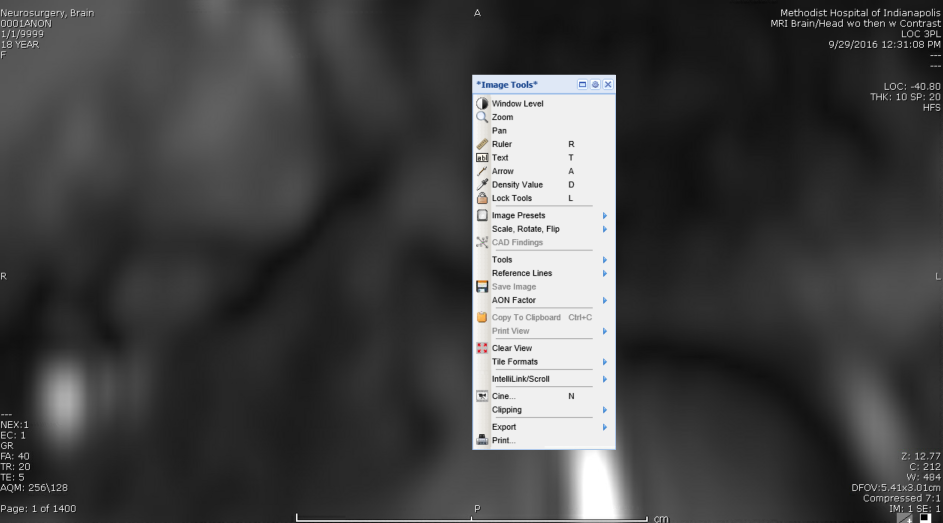
#> input picture Naveen/Backup/before.png, 1886 x 1046 px (shown at 1/2 size)
$ python sample.py   (Python 2 division)
#> lines starting #> are read from the running program, lines starting #| are printed output that depends on the picture; after the words box and inside, x2 and y2 are one past the last pixel; in counts of white or black regions, pixels touching at a corner belong together; long printed decimals are rounded
import cv2
import numpy as np
import os, sys, time
import matplotlib.pyplot as plt
from scipy.signal import medfilt
import math

"""
	Input Arguments:
		before, after: path to the image before right click, and after right click OR
		before, after: numpy image before right click, and after right click
		thresholds: tuple (x_thresh, y_thresh). thresholds in both x and y directions
		draw: True, display the bounding box. False, do not display
	Output Arguments:
		(x1, y1, x2, y2): where x1, y1 are top left corner and x2, y2 are bottom right corner
"""
def get_bbox(before, after, thresholds = None, draw = False, num_bins=20):
#> called with before = 'before.png', after = 'after.png', draw = True, num_bins = 20
	if (type(before) != type(after)):
		return ValueError('before and after should have same type')
	if (isinstance(before, str)):
		if (not os.path.isfile(before)):
			sys.exit(before + ' does NOT exist')
		if (not os.path.isfile(after)):
			sys.exit(after + ' does NOT exist')
		before = cv2.imread(before)
#> before is the input picture: shape (1046, 1886, 3); mean B, G, R 69.9, 69.8, 69.7
		after = cv2.imread(after)
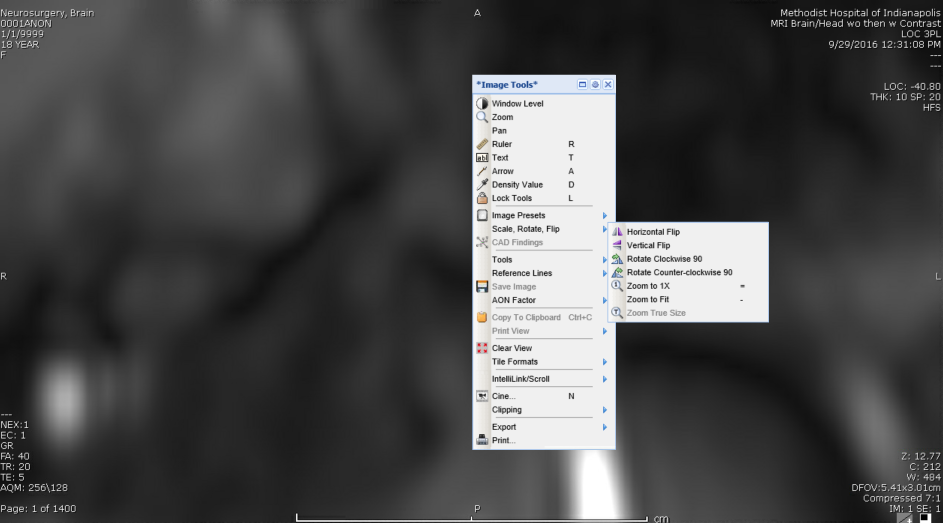
#> input picture Naveen/Backup/after.png, 1886 x 1046 px (shown at 1/2 size)
#> after is the input picture: shape (1046, 1886, 3); mean B, G, R 75.8, 75.6, 75.5
	elif (isinstance(before, np.ndarray)):
		assert before.ndim == 3 and after.ndim == 3, 'before and after needs to be rgb arrays'
		assert (before.shape[0] == after.shape[0]) and (before.shape[1] == after.shape[1]),\
			 'before and after arrays should be of same dimension'
	###########################
	#### Tuning Params ########
	noise_percentage = 0.25
	percentage_bins_for_mean = 0.5
	##########################

	noise_index = int(num_bins*noise_percentage)
	remaining_mean = int(math.ceil((num_bins - noise_index)*percentage_bins_for_mean))
	dif = cv2.cvtColor(np.uint8(np.abs(after - before)), cv2.COLOR_BGR2GRAY)
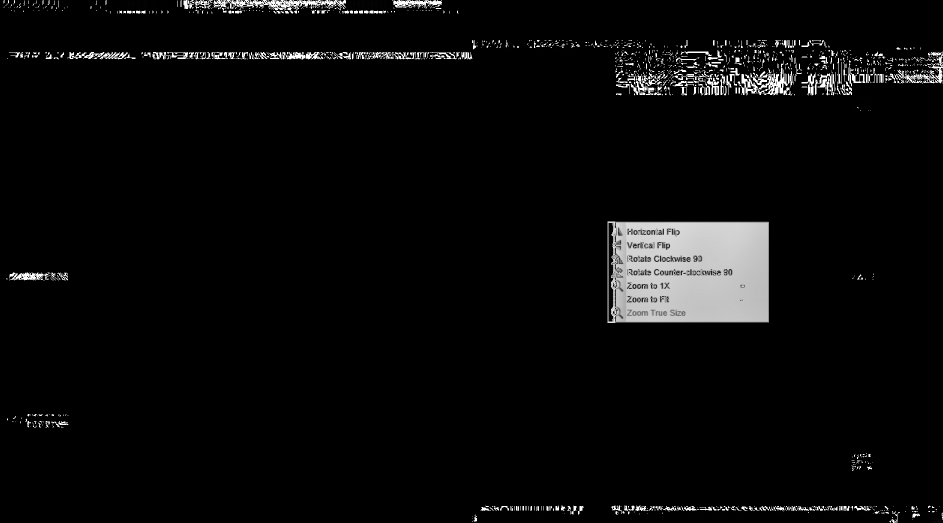
#> dif: shape (1046, 1886) (shown at 1/2 size); min 0, max 255, mean 10.3
	# _, dif = cv2.threshold(dif,127,255,0)

	x_sum = np.mean(dif, axis = 0)
#> x_sum = 1886 values, max 52.01 at index 1419, min 0 at index 0, mean 10.25
	y_sum = np.mean(dif, axis = 1)
#> y_sum = 1046 values, max 83.5 at index 105, min 0 at index 27, mean 10.25

	x_sum = medfilt(x_sum, 211)
#> x_sum = 1886 values, max 44.18 at index 1428, min 0 at index 0, mean 9.95
	y_sum = medfilt(y_sum, 211)
#> y_sum = 1046 values, max 32.36 at index 537, min 0 at index 0, mean 6.93

	if (thresholds == None):
		frequencies, avg_hist_values = np.histogram(x_sum, bins = num_bins)
#> frequencies = 20 values, max 730 at index 1, min 0 at index 7, mean 94.3; avg_hist_values = 21 values from 0 to 44.18
		sort_ids = np.argsort(frequencies[noise_index:])
#> sort_ids = [2, 4, 6, 8, 9, 10, 5, 3, 7, 1, 11, 0, 12, 13, 14]
		x_thresh = np.mean(avg_hist_values[noise_index+sort_ids[:remaining_mean]])
#> x_thresh = 24.02

		# x_thresh = avg_hist_values[10]# np.argmin(frequencies)

		frequencies, avg_hist_values = np.histogram(y_sum, bins = num_bins)
#> frequencies = 20 values, max 707 at index 0, min 0 at index 10, mean 52.3; avg_hist_values = 21 values from 0 to 32.36
		sort_ids = np.argsort(frequencies[noise_index:])
#> sort_ids = [6, 7, 5, 8, 4, 10, 9, 11, 2, 12, 1, 0, 3, 13, 14]
		y_thresh = np.mean(avg_hist_values[noise_index+sort_ids[:remaining_mean]])
#> y_thresh = 20.23
	else:
		x_thresh = thresholds[0]
		y_thresh = thresholds[1]

	print x_thresh, y_thresh
#| 24.025 20.227
	# plt.hist(y_sum, bins = 20)
	plt.plot(y_sum)
	plt.show()
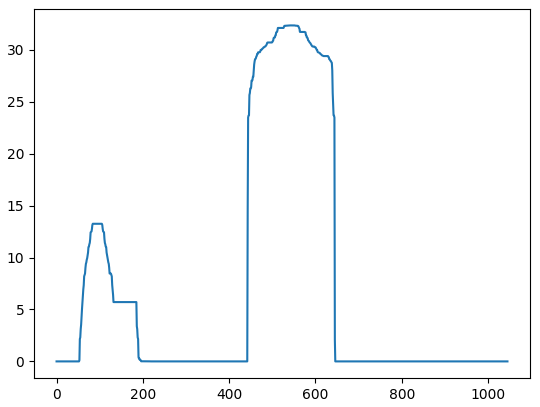
#> figure drawn by matplotlib, 1 panel; curve peaks at x = 537, y = 32.36
	# sys.exit(0)
	x_sum, y_sum = x_sum > x_thresh, y_sum > y_thresh

	x1, x2 = np.argmax(x_sum), x_sum.size - np.argmax(np.flip(x_sum, 0)) - 1
#> x1 = 1225; x2 = 1537
	y1, y2 = np.argmax(y_sum), y_sum.size - np.argmax(np.flip(y_sum, 0)) - 1
#> y1 = 444; y2 = 644

	if (draw):
		after = cv2.rectangle(after,(x1,y1),(x2,y2),(0,255,0),4)
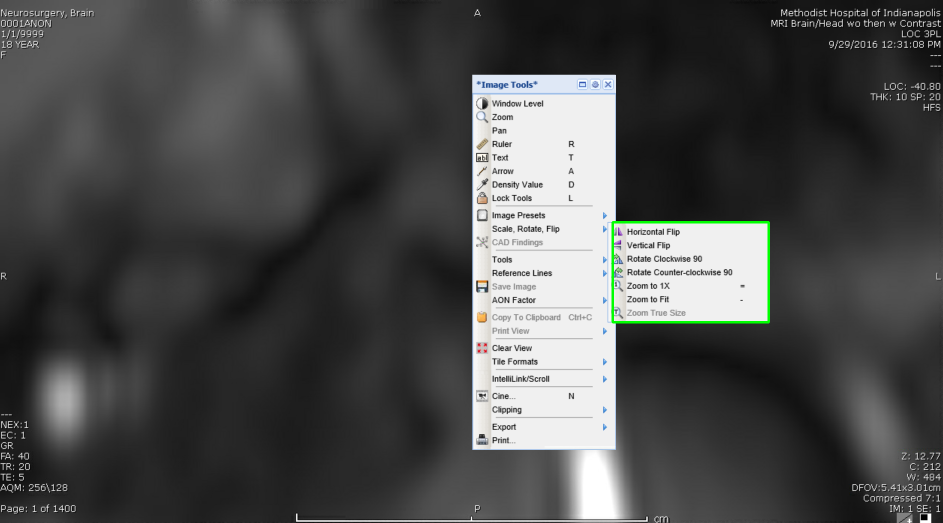
#> after: shape (1046, 1886, 3) (shown at 1/2 size); 0.26% of pixels changed, all inside (x1, y1, x2, y2) = (1223, 442, 1540, 647)
		cv2.imshow('Frame', cv2.resize(after, None, fx=0.5, fy=0.5))
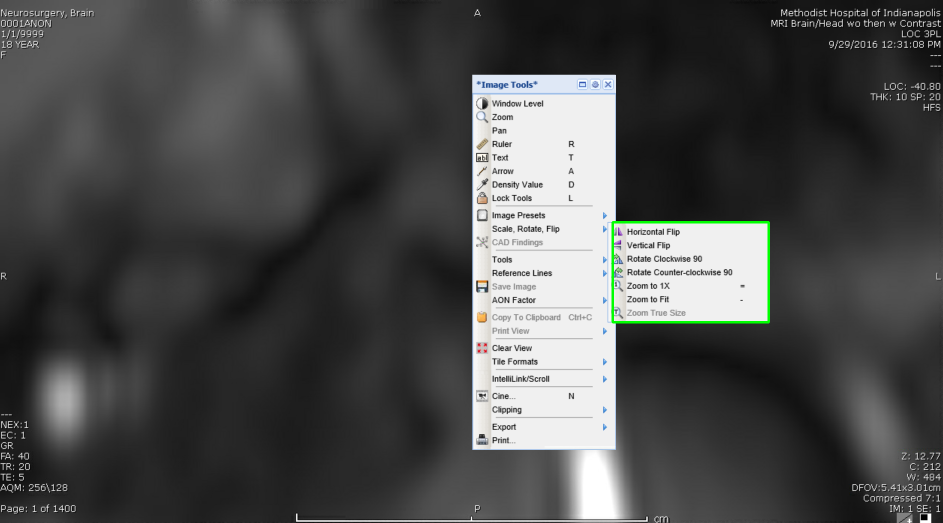
#> window 'Frame': shape (523, 943, 3); mean B, G, R 75.4, 75.9, 75.2
		cv2.waitKey(0)

	return (x1, y1, x2, y2)

after = 'after.png'
before = 'before.png'
x1, y1, x2, y2 = get_bbox(before, after, thresholds = None, draw = True)
#> x1 = 1225; y1 = 444; x2 = 1537; y2 = 644

# [53 lines of commented-out code are left out]
